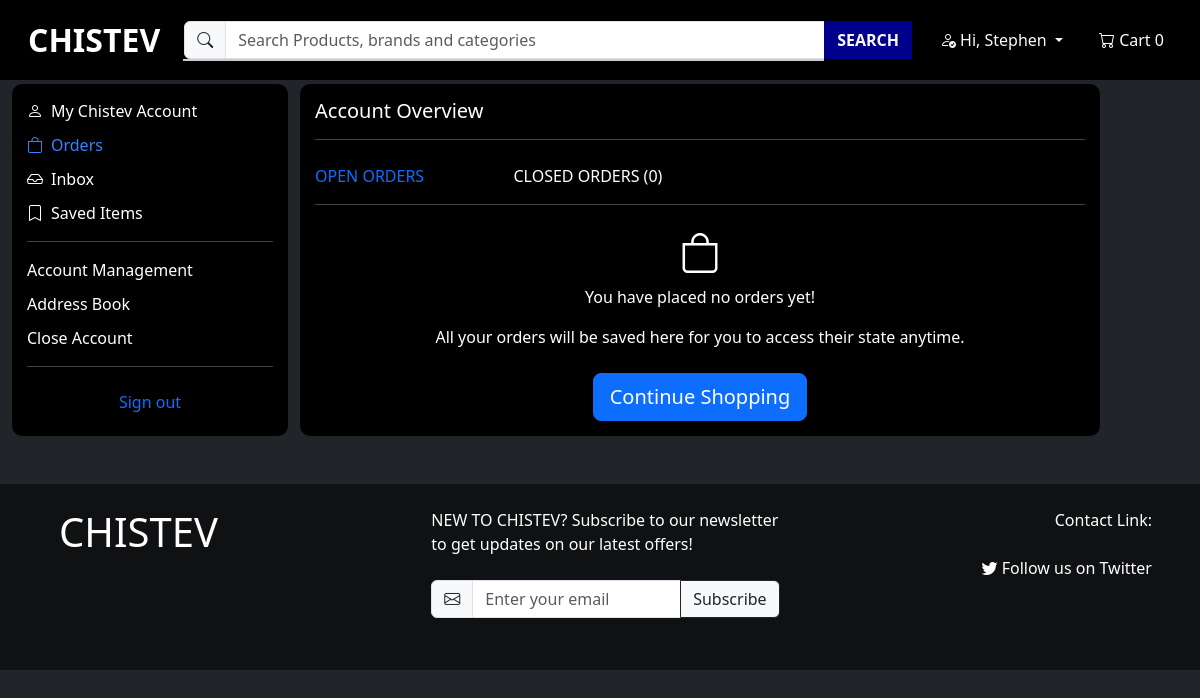
Page /accounts/orders/ (signed in) on the earlier database version.
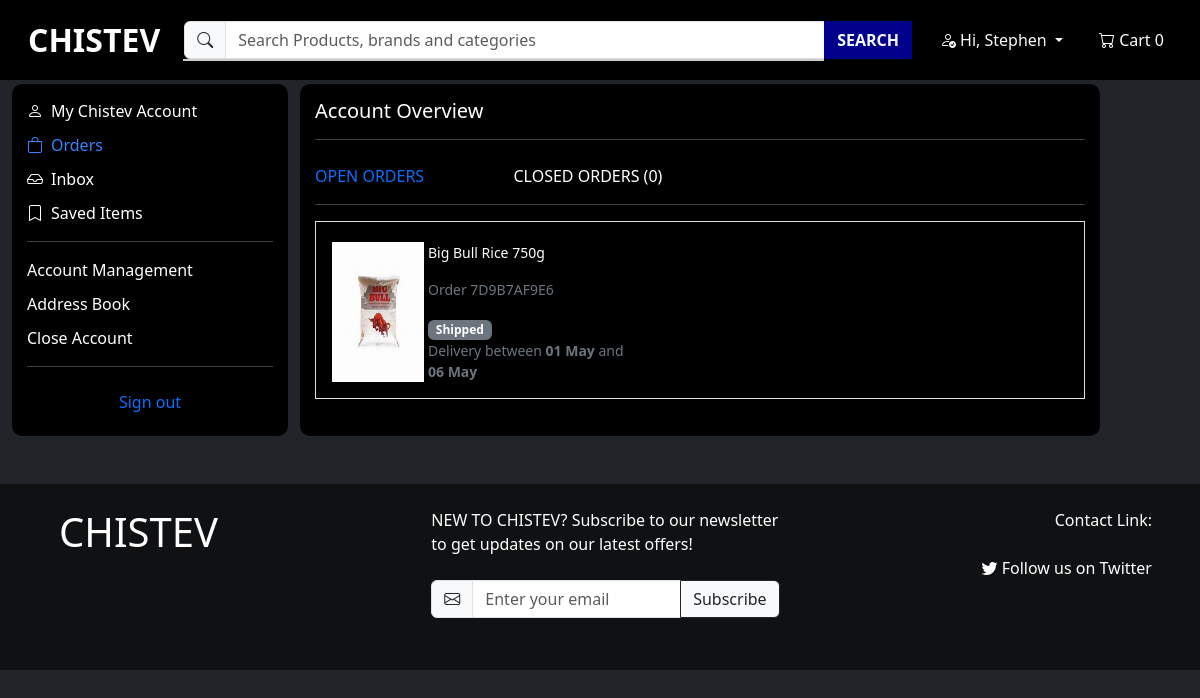
Same page on the later database version.
### ecommerce/models.py (models this page shows, shortened)
class Order(models.Model):
    PAYMENT_METHOD_CHOICES = (
        ('pay_on_delivery', 'Tap & Relax, Pay with Bank Transfer on Delivery'),
        ('bank_transfer', 'Bank Transfer'),
    )
    DEFAULT_PAYMENT_METHOD = 'pay_on_delivery'
    order_number = models.CharField(max_length=10, unique=True)
    user = models.ForeignKey(settings.AUTH_USER_MODEL, on_delete=models.CASCADE)
    items = models.ManyToManyField('Product', through='OrderItem')
    total_amount = models.DecimalField(max_digits=10, decimal_places=2)
    order_date = models.DateTimeField(auto_now_add=True)
    payment_method = models.CharField(max_length=20, choices=PAYMENT_METHOD_CHOICES, default=DEFAULT_PAYMENT_METHOD)
    is_cancelled = models.BooleanField(default=False)
    cancellation_date = models.DateTimeField(null=True, blank=True)

class OrderItem(models.Model):
    order = models.ForeignKey(Order, on_delete=models.CASCADE)
    product = models.ForeignKey('Product', on_delete=models.CASCADE)
    quantity = models.PositiveIntegerField(default=1)
    price = models.DecimalField(max_digits=10, decimal_places=2)

class Product(models.Model):
    name = models.CharField(max_length=100)
    image = models.ImageField()
    old_price = models.DecimalField(max_digits=10, decimal_places=2, blank=True, null=True)
    new_price = models.DecimalField(max_digits=10, decimal_places=2)
    discount_percentage = models.IntegerField(default=0)
    description = CKEditor5Field('Text', config_name='extends')
    super_category = models.ForeignKey(SuperCategory, on_delete=models.CASCADE)
    category = models.ForeignKey(Category, on_delete=models.CASCADE)

### accounts/views.py (the view)
    def wrapper(request, *args, **kwargs):
        if not request.user.is_authenticated:
            return redirect('accounts:login_or_register')
        return view_func(request, *args, **kwargs)

### accounts/views.py (called while the page is built)
def redirect_to_login_or_register(view_func):
    def wrapper(request, *args, **kwargs):
        if not request.user.is_authenticated:
            return redirect('accounts:login_or_register')
        return view_func(request, *args, **kwargs)
    return wrapper

@redirect_to_login_or_register
def account_page(request, template_name, additional_context=None):
    current_path = resolve(request.path_info).url_name
    context = {'current_path': current_path}
    if additional_context:
        context.update(additional_context)
    return render(request, template_name, context)

def calculate_delivery_dates(order_date):
    delivery_start_date = order_date + timedelta(days=5)
    delivery_end_date = order_date + timedelta(days=10)
    return delivery_start_date, delivery_end_date

### accounts/templates/accounts/orders.html
{% extends 'ecommerce/base.html' %}
{% load humanize %}
{% block body %}
             {% include 'accounts/account_navigation.html' %}
                <h5>Account Overview</h5>
                <hr>
                <div class="row mt-4">
                    <div class="col-md-3">
                        <a href="#" class="text-decoration-none">OPEN ORDERS</a>
                    </div>
                    <div class="col-md-3">
                        <a href="{% url 'accounts:closed_orders' %}" class="text-decoration-none closed-orders">CLOSED ORDERS ({{ total_cancelled_orders }})</a>
                    </div>
                </div>
                <hr>
                {% if active_orders %}
                {% for order_info in active_orders %}
                    {% with order=order_info.order %}
                        <div class="border p-3 mb-2">
                            <a href="{% url 'accounts:order_details' order_number=order.order_number %}" class="text-decoration-none text-white">
                                <div class="col-md-5 mt-1 d-flex">
                                    <img src="{{ order_info.order_item.product.image.url }}" alt="{{ order_info.order_item.product.name }}" class="img-fluid" style="width: 30%;">
                                    <div class="ms-1">
                                        <p class="small text-nowrap">{{ order_info.order_item.product.name }}</p>
                                        <p class="small text-secondary">Order {{ order.order_number }}</p>
                                        <span class="badge bg-secondary">Shipped</span>
                                        <div class="small text-secondary">Delivery between <b>{{ order_info.delivery_start_date|date:"d F" }}</b> and <b>{{ order_info.delivery_end_date|date:"d F" }}</b></div>
                                    </div>
                                </div>
                            </a>
                        </div>
                    {% endwith %}
                {% endfor %}
                {% else %}
                <div class="row mt-4">
                    <div class="col-md-12 text-center">
                        <h1><strong><i class="bi bi-bag"></i></strong></h1>
                        <p>You have placed no orders yet!</p>
                        <p>All your orders will be saved here for you to access their state anytime.</p>
                        <a href="{% url 'ecommerce:index' %}" class="btn btn-primary btn-lg mt-2">Continue Shopping</a>
                    </div>
                </div>
            {% endif %}
            </div>
        </div>
    </div>
</body>
{% endblock %}

Differences in the rows shown:
added Order: order_item.product.image (picture), order_item.product.name "Big Bull Rice 750g", order.order_number "7D9B7AF9E6", delivery_start_date "01 May", delivery_end_date "06 May"
Other differences:
text no longer shown: "You have placed no orders yet! All your orders will be saved here for you to access their state anytime. Continue Shopping"
